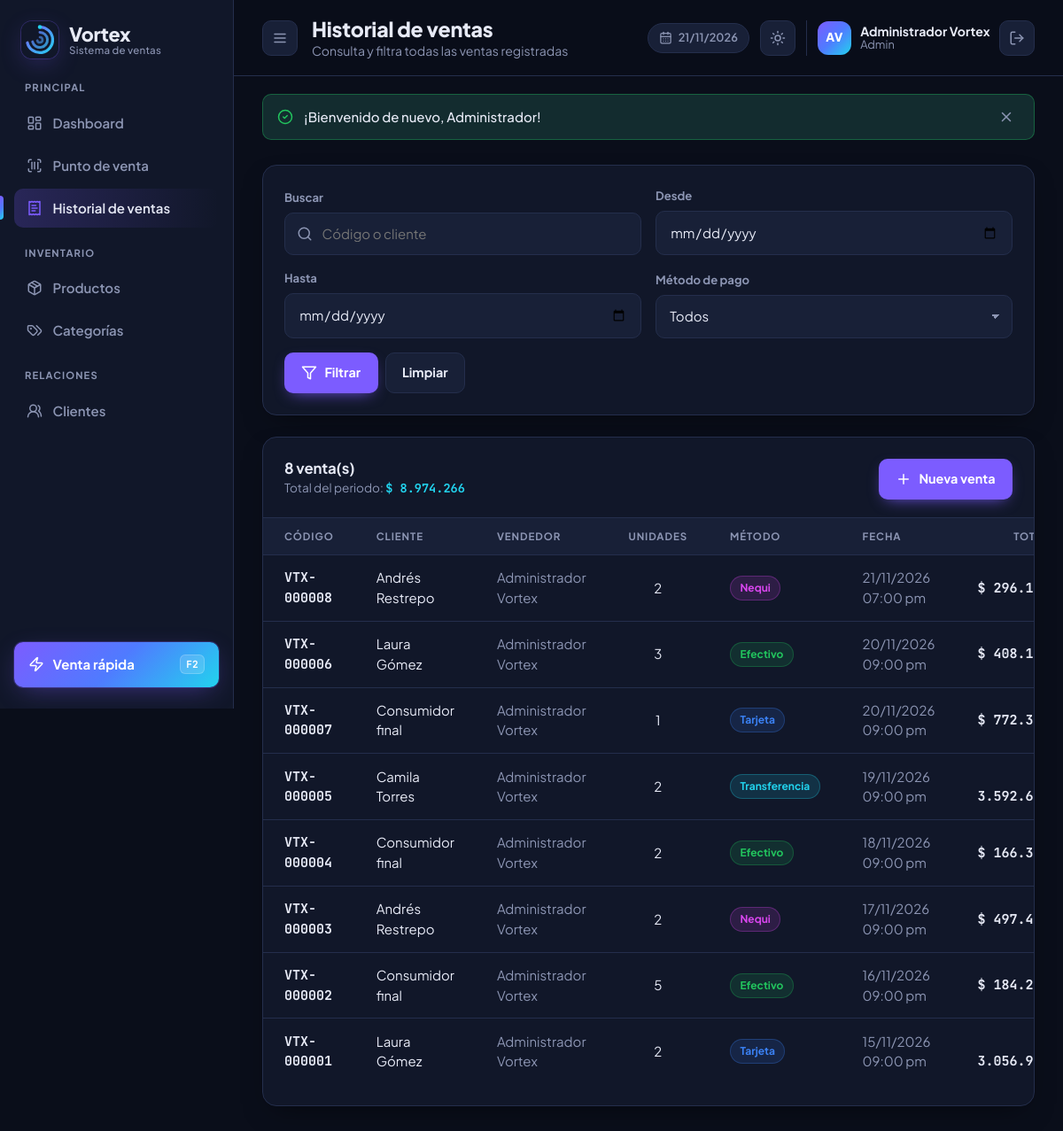
The page /index.php?r=ventas (signed in) on the database its author committed.
### tables this page shows
CREATE TABLE ventas (
    id           INT UNSIGNED AUTO_INCREMENT PRIMARY KEY,
    codigo       VARCHAR(20) NULL UNIQUE,
    cliente_id   INT UNSIGNED NULL,
    usuario_id   INT UNSIGNED NOT NULL,
    subtotal     DECIMAL(12, 2) NOT NULL DEFAULT 0,
    impuesto     DECIMAL(12, 2) NOT NULL DEFAULT 0,
    total        DECIMAL(12, 2) NOT NULL DEFAULT 0,
    metodo_pago  VARCHAR(20) NOT NULL DEFAULT 'efectivo',
    tasa_usd     DECIMAL(14, 8) NULL COMMENT 'Tasa COP->USD obtenida de la API al vender',
    created_at   TIMESTAMP NOT NULL DEFAULT CURRENT_TIMESTAMP,
    INDEX idx_ventas_fecha (created_at),
    CONSTRAINT fk_ventas_cliente FOREIGN KEY (cliente_id) REFERENCES clientes (id) ON DELETE SET NULL,
    CONSTRAINT fk_ventas_usuario FOREIGN KEY (usuario_id) REFERENCES usuarios (id)
);

CREATE TABLE clientes (
    id          INT UNSIGNED AUTO_INCREMENT PRIMARY KEY,
    documento   VARCHAR(20) NOT NULL UNIQUE,
    nombre      VARCHAR(120) NOT NULL,
    email       VARCHAR(120) NULL,
    telefono    VARCHAR(20) NULL,
    direccion   VARCHAR(180) NULL,
    created_at  TIMESTAMP NOT NULL DEFAULT CURRENT_TIMESTAMP
);

CREATE TABLE usuarios (
    id          INT UNSIGNED AUTO_INCREMENT PRIMARY KEY,
    nombre      VARCHAR(100) NOT NULL,
    email       VARCHAR(120) NOT NULL UNIQUE,
    password    VARCHAR(255) NOT NULL,
    rol         ENUM('admin', 'vendedor') NOT NULL DEFAULT 'vendedor',
    created_at  TIMESTAMP NOT NULL DEFAULT CURRENT_TIMESTAMP
);

### app/Core/View.php (called while the page is built, shortened)
<?php
final class View
{
    private string $directorio;
    public function __construct(?string $directorio = null)
    {
        $this->directorio = $directorio ?? BASE_PATH . '/app/Views';
    }
    public function render(string $plantilla, array $datos = [], ?string $layout = 'layouts/main'): string
    {
        $contenido = $this->incluir($plantilla, $datos);
        return $layout === null
            ? $contenido
            : $this->incluir($layout, array_merge($datos, ['contenido' => $contenido]));
    }
    private function incluir(string $plantilla, array $datos): string
    {
        $archivo = "{$this->directorio}/{$plantilla}.php";
        extract($datos, EXTR_SKIP);
        require $archivo;
        return (string) ob_get_clean();
    }
}

### app/Controllers/VentaController.php (called while the page is built, shortened)
<?php
class VentaController extends Controller
{
    public function index(): void
    {
        $filtros = [
            'q'      => $this->input('q'),
            'desde'  => $this->input('desde'),
            'hasta'  => $this->input('hasta'),
            'metodo' => $this->input('metodo'),
        ];
        $ventas = (new Venta())->listarFiltrado($filtros);
        $this->render('ventas/index', [
            'titulo'    => 'Historial de ventas',
            'subtitulo' => 'Consulta y filtra todas las ventas registradas',
            'ventas'    => $ventas,
            'filtros'   => $filtros,
            'metodos'   => Venta::METODOS_PAGO,
            'totalFiltrado' => array_sum(array_column($ventas, 'total')),
        ]);
    }
}

### app/Core/Router.php (called while the page is built, shortened)
<?php
final class Router
{
    private array $rutas = ['GET' => [], 'POST' => []];
    private function agregar(string $metodo, string $ruta, array $accion): self
    {
        $this->rutas[$metodo][trim($ruta, '/')] = $accion;
        return $this;
    }
    public function despachar(string $ruta, string $metodo): void
    {
        $accion = $this->rutas[strtoupper($metodo)][trim($ruta, '/')] ?? null;
        [$controlador, $funcion] = $accion;
        (new $controlador())->$funcion();
    }
}

### public/index.php (called while the page is built, shortened)
<?php
$router = new App\Core\Router();
try {
    $router->despachar($_GET['r'] ?? 'dashboard', $_SERVER['REQUEST_METHOD'] ?? 'GET');
} catch (PDOException $e) {
    http_response_code(500);
    echo (new App\Core\View())->render('errores/error', [
        'mensaje' => 'No fue posible conectar con la base de datos. Verifica config/config.php e importa database/vortex.sql.',
        'detalle' => App\Core\Config::get('app.debug') ? $e->getMessage() : null,
    ], null);
}

### app/helpers.php (called while the page is built, shortened)
<?php
function e($valor): string
{
    return htmlspecialchars((string) $valor, ENT_QUOTES, 'UTF-8');
}
function url(string $ruta = 'dashboard', array $parametros = []): string
{
    return 'index.php?' . http_build_query(array_merge(['r' => $ruta], $parametros));
}
function dinero($valor, ?string $moneda = null): string
{
    $moneda = $moneda ?? Config::get('app.moneda', 'COP');
    $valor  = (float) $valor;
    return $moneda === 'USD'
        ? 'US$ ' . number_format($valor, 2, '.', ',')
        : '$ ' . number_format($valor, 0, ',', '.');
}
function fecha(?string $valor, bool $conHora = true): string
{
    return date($conHora ? 'd/m/Y h:i a' : 'd/m/Y', strtotime($valor));
}

### app/autoload.php (called while the page is built, shortened)
<?php
spl_autoload_register(function (string $clase): void {
    $prefijo = 'App\\';
    $archivo = BASE_PATH . '/app/' . str_replace('\\', '/', substr($clase, strlen($prefijo))) . '.php';
});

### app/Core/Config.php (called while the page is built, shortened)
<?php
final class Config
{
    private static array $valores = [];
    public static function cargar(string $archivo): void
    {
        self::$valores = require $archivo;
    }
    public static function get(string $clave, $defecto = null)
    {
        $valor = self::$valores;
        foreach (explode('.', $clave) as $parte) {
            $valor = $valor[$parte];
        }
        return $valor;
    }
}

### app/Core/Database.php (called while the page is built, shortened)
<?php
final class Database
{
    private static ?PDO $conexion = null;
    public static function conexion(): PDO
    {
        if (self::$conexion === null) {
            $c = Config::get('db');
            $dsn = sprintf(
                'mysql:host=%s;port=%d;dbname=%s;charset=%s',
                $c['host'],
                $c['puerto'],
                $c['nombre'],
                $c['charset']
            );
            self::$conexion = new PDO($dsn, $c['usuario'], $c['clave'], [
                PDO::ATTR_ERRMODE            => PDO::ERRMODE_EXCEPTION,
                PDO::ATTR_DEFAULT_FETCH_MODE => PDO::FETCH_ASSOC,
                PDO::ATTR_EMULATE_PREPARES   => false,
            ]);
            self::$conexion->exec("SET time_zone = '" . date('P') . "'");
        }
        return self::$conexion;
    }
}

### app/Models/Venta.php (called while the page is built, shortened)
<?php
class Venta extends Model
{
    public function listarFiltrado(array $filtros): array
    {
        $sql = 'SELECT v.*, c.nombre AS cliente, u.nombre AS vendedor,
                       (SELECT SUM(cantidad) FROM detalle_ventas d WHERE d.venta_id = v.id) AS unidades
                FROM ventas v
                LEFT JOIN clientes c ON c.id = v.cliente_id
                JOIN usuarios u ON u.id = v.usuario_id
                WHERE 1';
        $parametros = [];
        return $this->consultar($sql . ' ORDER BY v.created_at DESC', $parametros);
    }
}

### app/Core/Model.php (called while the page is built, shortened)
<?php
abstract class Model
{
    protected PDO $db;
    public function __construct(?PDO $db = null)
    {
        $this->db = $db ?? Database::conexion();
    }
    protected function consultar(string $sql, array $parametros = []): array
    {
        $sentencia = $this->db->prepare($sql);
        $sentencia->execute($parametros);
        return $sentencia->fetchAll();
    }
}

### app/Views/ventas/index.php (the view, shortened to what this page needs)
<form class="tarjeta filtros" method="get">
    <label class="campo">
        <span class="campo-etiqueta">Buscar</span>
        <span class="campo-control con-icono"><i data-lucide="search"></i><input type="search" name="q" value="<?= e($filtros['q']) ?>" placeholder="Código o cliente"></span>
    </label>
    <label class="campo">
        <span class="campo-etiqueta">Desde</span>
        <span class="campo-control"><input type="date" name="desde" value="<?= e($filtros['desde']) ?>"></span>
    </label>
    <label class="campo">
        <span class="campo-etiqueta">Hasta</span>
        <span class="campo-control"><input type="date" name="hasta" value="<?= e($filtros['hasta']) ?>"></span>
    </label>
    <label class="campo">
        <span class="campo-etiqueta">Método de pago</span>
        <span class="campo-control">
            <select name="metodo">
                <option value="">Todos</option>
            </select>
        </span>
    </label>
    <div class="filtros-acciones">
        <button class="btn btn--primario"><i data-lucide="filter"></i>Filtrar</button>
        <a href="<?= url('ventas') ?>" class="btn btn--fantasma">Limpiar</a>
    </div>
</form>
<section class="tarjeta">
    <header class="tarjeta-cabecera">
        <div>
            <h2><?= count($ventas) ?> venta(s)</h2>
            <p>Total del periodo: <strong class="texto-acento mono"><?= dinero($totalFiltrado) ?></strong></p>
        </div>
        <a href="<?= url('ventas/nueva') ?>" class="btn btn--primario"><i data-lucide="plus"></i>Nueva venta</a>
    </header>
    <?php if (!$ventas): ?>
        <?= $this->parcial('partials/vacio', ['icono' => 'receipt', 'titulo' => 'No hay ventas', 'texto' => 'No se encontraron ventas con los filtros aplicados.']) ?>
    <?php else: ?>
        <div class="tabla-envoltura">
            <table class="tabla">
                <thead>
                <tr>
                    <th>Código</th><th>Cliente</th><th>Vendedor</th><th class="centro">Unidades</th>
                    <th>Método</th><th>Fecha</th><th class="derecha">Total</th><th></th>
                </tr>
                </thead>
                <tbody>
                <?php foreach ($ventas as $v): ?>
                    <tr class="fila-enlace" data-href="<?= url('ventas/detalle', ['id' => $v['id']]) ?>">
                        <td class="mono"><strong><?= e($v['codigo']) ?></strong></td>
                        <td><?= e($v['cliente'] ?? 'Consumidor final') ?></td>
                        <td class="texto-suave"><?= e($v['vendedor']) ?></td>
                        <td class="centro"><?= (int) $v['unidades'] ?></td>
                        <td><span class="badge badge--<?= e($v['metodo_pago']) ?>"><?= e($metodos[$v['metodo_pago']] ?? $v['metodo_pago']) ?></span></td>
                        <td class="texto-suave"><?= fecha($v['created_at']) ?></td>
                        <td class="derecha mono"><strong><?= dinero($v['total']) ?></strong></td>
                    </tr>
                <?php endforeach; ?>
                </tbody>
            </table>
        </div>
    <?php endif; ?>
</section>

### rows shown on the page
ventas: codigo "VTX-000008", cliente.nombre "Andrés Restrepo", usuario.nombre "Administrador Vortex", unidades "2", metodo_pago "Nequi", created_at "21/11/2026 07:00 pm", total "$…"
ventas: codigo "VTX-000006", cliente.nombre "Laura Gómez", usuario.nombre "Administrador Vortex", unidades "3", metodo_pago "Efectivo", created_at "20/11/2026 09:00 pm", total "$…"
ventas: codigo "VTX-000007", cliente.nombre "Consumidor final", usuario.nombre "Administrador Vortex", unidades "1", metodo_pago "Tarjeta", created_at "20/11/2026 09:00 pm", total "$…"
ventas: codigo "VTX-000005", cliente.nombre "Camila Torres", usuario.nombre "Administrador Vortex", unidades "2", metodo_pago "Transferencia", created_at "19/11/2026 09:00 pm"
ventas: codigo "VTX-000004", cliente.nombre "Consumidor final", usuario.nombre "Administrador Vortex", unidades "2", metodo_pago "Efectivo", created_at "18/11/2026 09:00 pm", total "$…"
ventas: codigo "VTX-000003", cliente.nombre "Andrés Restrepo", usuario.nombre "Administrador Vortex", unidades "2", metodo_pago "Nequi", created_at "17/11/2026 09:00 pm", total "$…"
ventas: codigo "VTX-000002", cliente.nombre "Consumidor final", usuario.nombre "Administrador Vortex", unidades "5", metodo_pago "Efectivo", created_at "16/11/2026 09:00 pm", total "$…"
ventas: codigo "VTX-000001", cliente.nombre "Laura Gómez", usuario.nombre "Administrador Vortex", unidades "2", metodo_pago "Tarjeta", created_at "15/11/2026 09:00 pm"

### other values the page prints
$seccion "PRINCIPAL"
$item['texto'] "Dashboard"
$item['texto'] "Punto de venta"
$item['texto'] "Historial de ventas"
$seccion "INVENTARIO"
$item['texto'] "Productos"
$item['texto'] "Categorías"
$seccion "RELACIONES"
$item['texto'] "Clientes"
$titulo "Historial de ventas"
$subtitulo "Consulta y filtra todas las ventas registradas"
iniciales($usuario['nombre']) "AV"
$usuario['nombre'] "Administrador Vortex"
$usuario['rol'] "Admin"
$f['mensaje'] "¡Bienvenido de nuevo, Administrador!"
